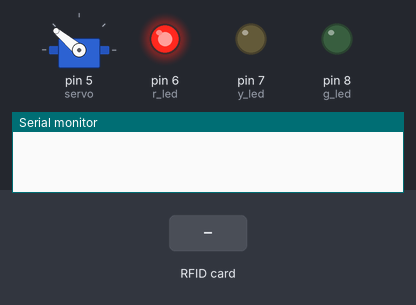
The sketch below on a simulated Arduino Uno, built with avr-gcc and run on an emulated ATmega328P. On the bench: servo, output pins drawn as LEDs (lit = HIGH), the last lines printed to the serial monitor. The test bench sets the inputs (shaded band). Pins used as bus, display or sensor lines are not drawn.

Above: at 1.7 s.
1.8 s: RFID card 33 B0 34 27 held to the reader
At 5.7 s:
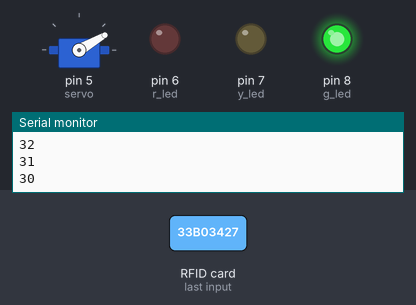
At 10.6 s:
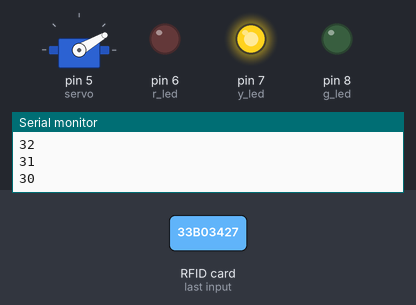
Timing chart, 0 to 14.5 s (numbered marks = the images above; inputs shaded):
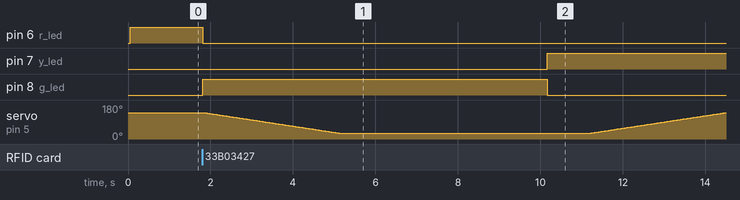

The sketch:

door.ino
```cpp
#include <Servo.h>

#include "MFRC522.h"

#define RST_PIN 9
#define SS_PIN 10
Servo servo;
MFRC522 mfrc522(SS_PIN, RST_PIN);

byte readCard[4];
String tagID = "";

int check=0;
const int Set=3;
String Tag[Set] = {"33B03427","ID2","ID3"};

#define g_led 8 // Green LED Pin
#define y_led 7 // Yellow LED Pin
#define r_led 6 // Red LED Pin

void setup() {
Serial.begin(9600);// Initiating
SPI.begin(); // SPI bus
mfrc522.PCD_Init(); // MFRC522

pinMode(g_led, OUTPUT);
pinMode(y_led, OUTPUT);
pinMode(r_led, OUTPUT);
servo.attach(5);
servo.write(140);

digitalWrite(g_led, 0);
digitalWrite(y_led, 0);
digitalWrite(r_led, 1);

delay(500);
}

void loop() {//Wait until new tag is available
  while(getID()){
    Serial.println(tagID);
    check = 0;
    for (int i=0; i<Set; i++){
    if(tagID == Tag[i]){check=1;
      digitalWrite(g_led, 1);
      digitalWrite(y_led, 0);
      digitalWrite(r_led, 0);
      for(int angle=140; angle>=30; angle--){servoPulse(angle);}
      delay(5000);
      digitalWrite(g_led, 0);
      digitalWrite(y_led, 1);
      digitalWrite(r_led, 0);
      delay(1000);
      for(int angle=30; angle<=140; angle++){servoPulse(angle);}
      i=Set;
     }
    }

if(check==0){
  for(int x=0; x<10; x++){
digitalWrite(g_led, 0);
digitalWrite(y_led, 0);
digitalWrite(r_led, 0);
delay(500);
digitalWrite(y_led, 1);
delay(500);
  }
}

digitalWrite(g_led, 0);
digitalWrite(y_led, 0);
digitalWrite(r_led, 1);
}
delay(10);
}

//Read new tag if available
boolean getID(){// Getting ready for Reading PICCs
  if ( ! mfrc522.PICC_IsNewCardPresent()) { //If a new PICC placed to RFID reader continue
  return false;
  }
  if ( ! mfrc522.PICC_ReadCardSerial()) { //Since a PICC placed get Serial and continue
  return false;
  }
  tagID = "";
  for ( uint8_t i = 0; i < 4; i++) { // The MIFARE PICCs that we use have 4 byte UID
  //readCard[i] = mfrc522.uid.uidByte[i];
  tagID.concat(String(mfrc522.uid.uidByte[i], HEX)); // Adds the 4 bytes in a single String variable
  }
  tagID.toUpperCase();
  mfrc522.PICC_HaltA(); // Stop reading
  return true;
}

void servoPulse (int angle){
 servo.write(angle);
 delay(30);
 Serial.println(angle);
}
```

Measured:
- after the input at 1.8 s, pin 6 (r_led): HIGH → LOW at once; pin 7 (y_led): LOW → HIGH after 8.4 s; pin 8 (g_led): LOW → HIGH at once, → LOW 8.4 s later
